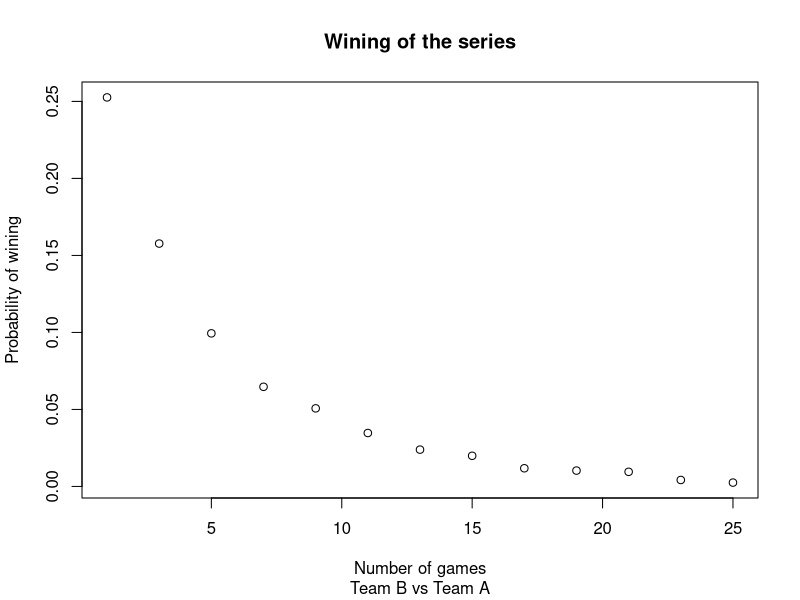

Generate this figure with R:
# Monte carlo simulation of Team B wining Team A in a series,
# whose probability of Team A wining a game is 0.75

# Team A probability wining a game is 0.75
prob_win <- function(N, p=0.75) {
  B <- 10000
  results <- replicate(B,{
    # instances where the number of wins is more than half of the series
    simulated_possibilties <- sample(c(1,0), N, replace=TRUE, prob=c(1-p, p))
    (sum(simulated_possibilties) >= (N+1)/2)
  })
  mean(results)
}

# number of games in the series 1,3,5.....25
N <- seq(1,25,2)
prob <- sapply(N,prob_win)
plot(N,prob, xlab="Number of games", ylab="Probability of wining", 
     main="Wining of the series", sub="Team B vs Team A")
